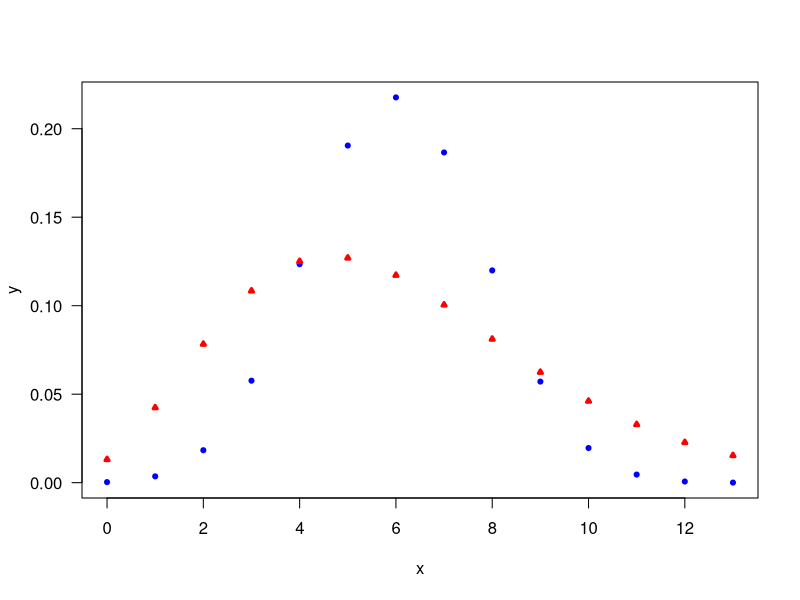

Write R code to recreate this figure.
print('file: SolutionNegativeBinoBinoPDs.R')
# EXERSISE: siblings, PDFs of bin., neg. bin. & normal dist.
mu = 6; sigmasq = 3.2308; sigma = sqrt(sigmasq)
pb = 1 - sigmasq/mu; n = mu/pb # binomial
print(c('n (before rounding) = ',n))
n = round(n); na = seq(0,n); pbinomial = dbinom(na,n,pb)
print(c('n = ',n))
print(c('pb = ',round(pb,4)))
p = sigmasq/mu; s = mu*p/(1-p)  # negative binomial
print(c('s (before rounding) = ',s))
s = round(s); pnegbino = dnbinom(na,s,p)
print(c('s = ',s))
print(c('p = ',round(p,4)))
# png('BinoNegBinoPDs180720.png',width=16,height=12,units='cm',res=300)
plot(na,pbinomial,type='p',lwd=3,col='blue',xlab='x',ylab='y',las=1,cex=0.4)
points(na,pnegbino,col='red',lwd=3,cex=0.4,pch=24)
# dev.off()
